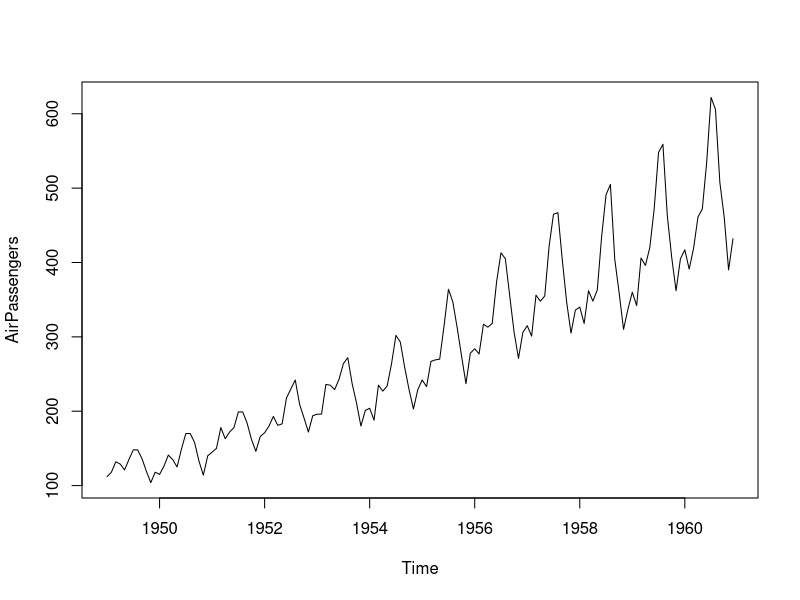
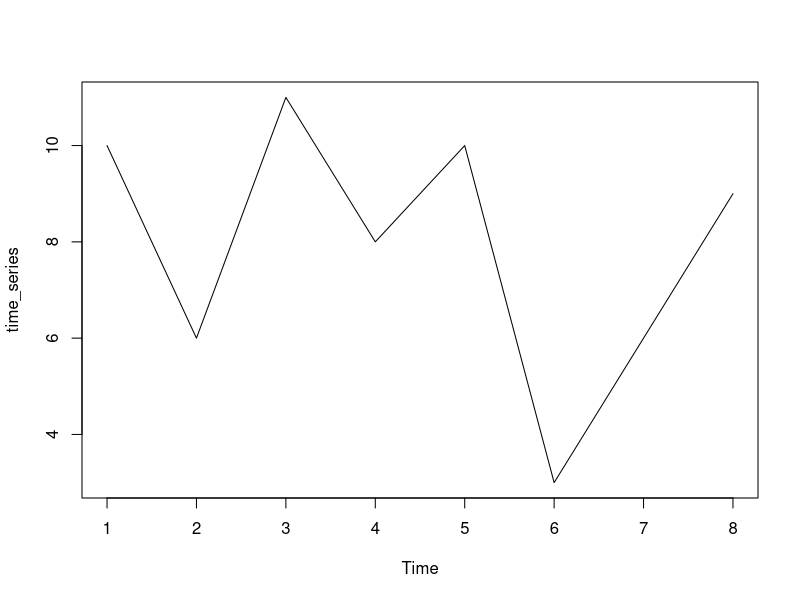
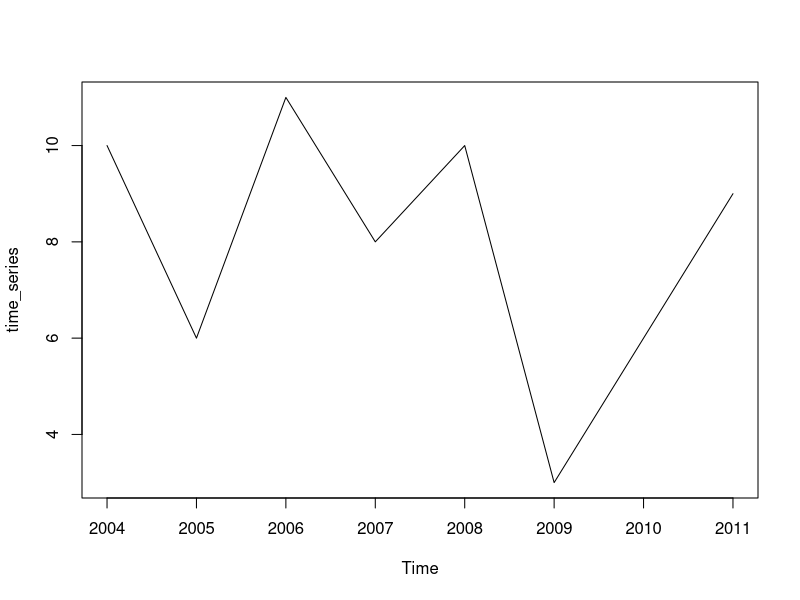

R code for these plots, in order:
## ---- chunk 1
#plot(dataframe, xlab = "title", ylab = "title", type = "b") #note that type = "b" provides both data points and a line connecting each point
## ---- chunk 2
# Plot AirPassengers
plot(AirPassengers)

# View the start and end dates of AirPassengers
start(AirPassengers)
end(AirPassengers)

# Use time(), deltat(), frequency(), and cycle() with AirPassengers 
time(AirPassengers)
deltat(AirPassengers)
frequency(AirPassengers)
cycle(AirPassengers)

## ---- chunk 3
#Simple Time Series
data_vector <- c(10, 6, 11, 8, 10, 3, 6, 9)

#Turn the data vector into time series
time_series <- ts(data_vector)
#plot time series
plot(time_series)
## ---- chunk 4
#Instead of starting with 1, you can start with a year and then specify the frequency of observations

#Turn the data vector into time series
time_series <- ts(data_vector, start = 2004, frequency = 1)
#plot time series
plot(time_series)
## ---- chunk 5
#See if the data vector and time series are time series
is.ts(data_vector) #false
is.ts(time_series) #true
